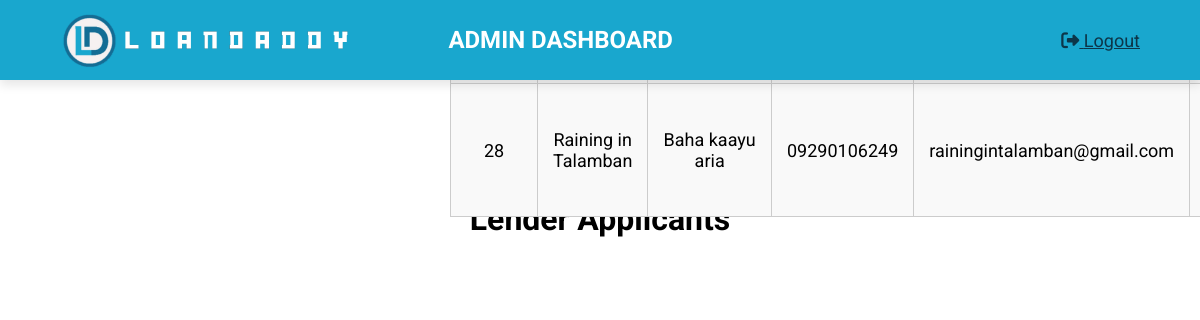
Screenshot of /php/admin_lenderApplicants.php (signed in) with the database file from the repository.
### tables this page shows
CREATE TABLE `lender` (
  `Lender_ID` int NOT NULL AUTO_INCREMENT,
  `Lender_Name` varchar(255) NOT NULL,
  `Password` varchar(255) DEFAULT NULL,
  `Description` varchar(255) NOT NULL,
  `Contact_Number` varchar(15) NOT NULL,
  `Email` varchar(255) NOT NULL,
  `MinSalary_Required` float NOT NULL,
  `MinLoan_Amt` float NOT NULL,
  `MaxLoan_Amt` float NOT NULL,
  `Created_at` timestamp NULL DEFAULT CURRENT_TIMESTAMP,
  `Verified_at` timestamp NULL DEFAULT NULL,
  PRIMARY KEY (`Lender_ID`),
  UNIQUE KEY `Email_UNIQUE` (`Email`),
  UNIQUE KEY `Lender_Name_UNIQUE` (`Lender_Name`)
);

### php/admin_lenderApplicants.php (the view, shortened to what this page needs)
<?php
    $con = mysqli_connect('localhost', 'root', 'Furina de Fontaine');
    mysqli_select_db($con, 'loanapp');
    $s = "SELECT Lender_ID, Lender_Name, Description, Contact_Number,
    Email, MinSalary_Required, MinLoan_Amt, MaxLoan_Amt
    FROM lender
    WHERE Verified_at IS NULL";
    $result = mysqli_query($con, $s);
?>
<html lang="en">
<head>
    <link rel="stylesheet" href="../css/navbar.css">
    <link rel="stylesheet" href="../css/adminActivityLog.css">
    <link rel="stylesheet" href="../css/transHistory.css">
    <link rel="stylesheet" href="../css/adminTable.css">
    <link rel="stylesheet" href="https://cdnjs.cloudflare.com/ajax/libs/font-awesome/4.7.0/css/font-awesome.min.css">
</head>
<body>
        <nav>
            <div class="navbar">
                <div class="logo">
                    <a href="admindashboard.php"><img src="../images/ldaddy.png" class="logo"></a>
                </div>
                <div class="navbar-center">
                    <h1>ADMIN DASHBOARD</h1>
                </div>
                <ul class="menu">
                <a class="adminLogout" id="dp-option" href="logout.php" onclick="return confirm('Are you sure you want to logout?')"><i class="fa-solid fa-right-from-bracket"></i> Logout</a>
                </ul>
            </div>
        </nav>
    <div class="main-container">
        <h1 class="page_header">Lender Applicants</h1>
        <?php
            if (mysqli_num_rows($result) > 0) {
        ?>
        <table id="table">
            <tr>
                <th>Lender ID</th>
                <th>Lender Name</th>
                <th>Description</th>
                <th>Contact Number</th>
                <th>Email</th>
                <th>MinSalary_Required</th>
            </tr>
            <?php
                while($row = mysqli_fetch_array($result)) {
            ?>
            <tr>
                <td><?php echo $row['Lender_ID'];?></td>
                <td><?php echo $row['Lender_Name'];?></td>
                <td><?php echo $row['Description'];?></td>
                <td><?php echo $row['Contact_Number'];?></td>
                <td><?php echo $row['Email'];?></td>
                <td><?php echo $row['MinSalary_Required'];?></td>
            </tr>
            <?php
                }
            ?>
        </table>
        <?php
            }
        ?>
    </div>
</body>
</html>

### css/navbar.css (style rules this page uses)
* { scroll-behavior: smooth; }
body { margin: 0; height: 100%; font-family: 'Roboto', sans-serif; }
.logo { height: 60px; width: auto; margin-top: 3px; margin-bottom: 10px; }
nav { position: fixed; left: 0; top: 0; width: 100%; height: 60px; background: #19A7CE; box-shadow: 0 5px 10px rgba(0, 0, 0, 0.1); z-index: 3; padding-top: 10px; padding-bottom: 10px; }
nav .navbar { display: flex; align-items: center; justify-content: space-between; height: 100%; max-width: 90%; margin: auto; }
nav .navbar .menu { display: inline-flex; font-family: Roboto; }
#dp-option { font-size: 18px; }
.adminLogout { color: #0c3649; font-size: 12px; transition: 0.5s ease; }

### css/adminActivityLog.css (style rules this page uses)
.navbar h1 { color: white; padding-right: 260px; }
table { align-items: center; width: 50%; border-collapse: collapse; margin-top: 130px; position: absolute; left: 450px; z-index: 0; }
table th, table td { border: 1px solid #ccc; padding: 15px; text-align: center; }
table th { background-color: #f2f2f2; font-weight: bold; color:#146C94; }
table tbody tr:nth-child(even) { background-color: #f9f9f9; }

### css/transHistory.css (style rules this page uses)
body { margin: 0; padding: 0; display: flex; min-height: 100vh; flex-direction: column; }
.main-container { flex: 1; display: flex; flex-direction: column; align-items: center; text-align: center; min-height: 100vh; }
table { border-collapse: collapse; margin-top: 10px; max-width: 100%; font-size: 18px; }
table, th, td { border: 1px solid #146C94; }
th, td { padding: 15px; }
th { text-align: center; background-color: #19A7CE; color: #F6F1F1; }
.page_header { margin-top: 200px; }

### css/adminTable.css (style rules this page uses)
body { margin: 0; padding: 0; display: flex; min-height: 100vh; flex-direction: column; }
.main-container { flex: 1; display: flex; flex-direction: column; align-items: center; text-align: center; min-height: 100vh; }
table { border-collapse: collapse; margin-top: 10px; max-width: 100%; font-size: 18px; }
table, th, td { border: 1px solid #146C94; }
th, td { padding: 15px; }
th { text-align: center; background-color: #19A7CE; color: #F6F1F1; }
.page_header { margin-top: 200px; }

### rows the page displays
lender: Lender_ID "28", Lender_Name "Raining in Talamban", Description "Baha kaayu aria", Contact_Number "09290106249", Email "rainingintalamban@gmail.com"
